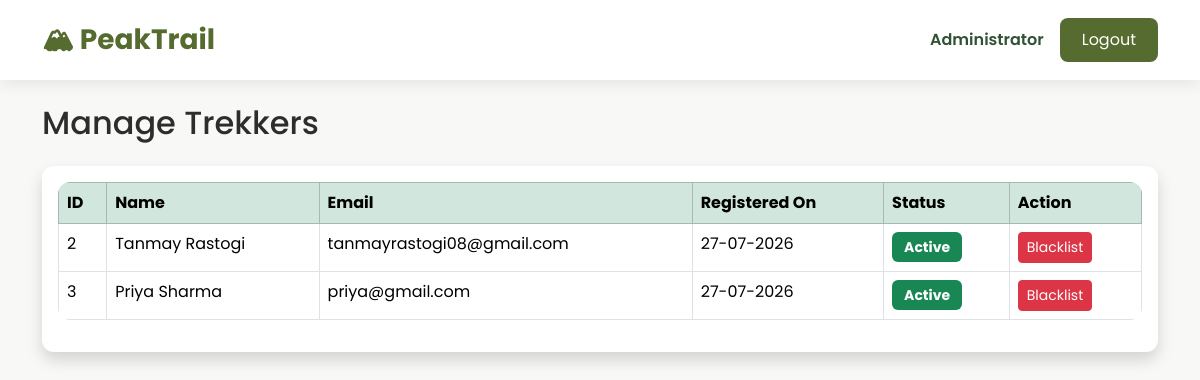
The page /admin/manage-users (signed in) on the database as committed earlier.
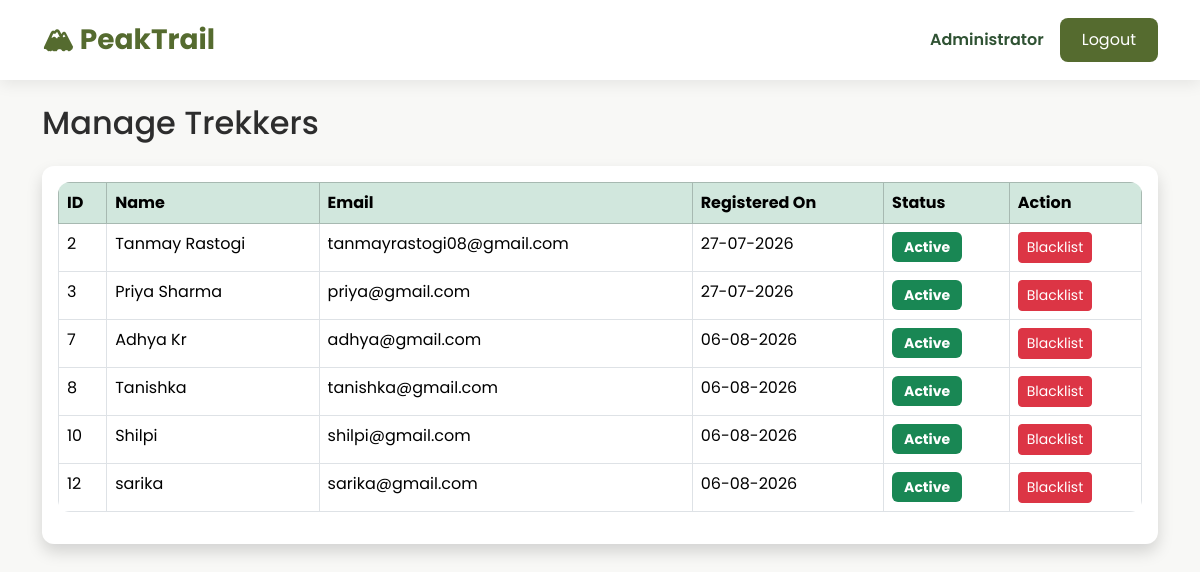
The same page on the database as committed later.
### models/user.py (models this page shows, shortened)
class User(UserMixin, db.Model):
    __tablename__ = "users"
    id = db.Column(db.Integer, primary_key=True)
    name = db.Column(db.String(100), nullable=False)
    email = db.Column(db.String(120), unique=True, nullable=False)
    password = db.Column(db.String(255), nullable=False)
    role = db.Column(db.String(20), nullable=False)
    is_active = db.Column(db.Boolean, default=True)
    is_blacklisted = db.Column(db.Boolean, default=False)
    created_at = db.Column(db.DateTime, default=datetime.utcnow)
    bookings = db.relationship("Booking", backref="user", lazy=True)
    staff_profile = db.relationship(
        "StaffProfile",
        backref="user",
        uselist=False
    )

### routes/admin.py (the view)
@admin.route("/admin/manage-users")
@login_required
def manage_users():
    if not _admin_required():
        return redirect(url_for("home"))
    users = User.query.filter_by(role="trekker").all()
    return render_template("admin/manage_users.html", users=users)

### app.py (called while the page is built)
@login_manager.user_loader
def load_user(user_id):
    return User.query.get(int(user_id))

### routes/admin.py (called while the page is built)
def _admin_required():
    if current_user.role != "admin":
        flash("Access Denied!", "danger")
        return False
    return True

### templates/admin/manage_users.html (shortened to what this page needs)
{% extends "base.html" %}
{% block content %}
<h2 class="mb-4">Manage Trekkers</h2>
<div class="card shadow">
<div class="card-body">
<table class="table table-bordered table-hover">
<thead class="table-success">
<tr>
<th>ID</th>
<th>Name</th>
<th>Email</th>
<th>Registered On</th>
<th>Status</th>
<th>Action</th>
</tr>
</thead>
<tbody>
{% for user in users %}
<tr>
<td>{{ user.id }}</td>
<td>{{ user.name }}</td>
<td>{{ user.email }}</td>
<td>{{ user.created_at.strftime('%d-%m-%Y') }}</td>
<td>
{% if user.is_blacklisted %}
<span class="badge bg-danger">
Blacklisted
</span>
{% else %}
<span class="badge bg-success">
Active
</span>
{% endif %}
</td>
<td>
{% if not user.is_blacklisted %}
<a
href="{{ url_for('admin.blacklist_user', user_id=user.id) }}"
class="btn btn-danger btn-sm">
Blacklist
</a>
{% else %}
<button
class="btn btn-secondary btn-sm"
disabled>
Blacklisted
</button>
{% endif %}
</td>
</tr>
{% else %}
<tr>
<td colspan="6" class="text-center">
No Users Found
</td>
</tr>
{% endfor %}
</tbody>
</table>
</div>
</div>
{% endblock %}

Rows that differ between the two databases and show on the page:
added User: id "7", name "Adhya Kr", email "adhya@gmail.com", created_at "06-08-2026", is_blacklisted "Active"
added User: id "8", name "Tanishka", email "tanishka@gmail.com", created_at "06-08-2026", is_blacklisted "Active"
added User: id "10", name "Shilpi", email "shilpi@gmail.com", created_at "06-08-2026", is_blacklisted "Active"
added User: id "12", name "sarika", email "sarika@gmail.com", created_at "06-08-2026", is_blacklisted "Active"
